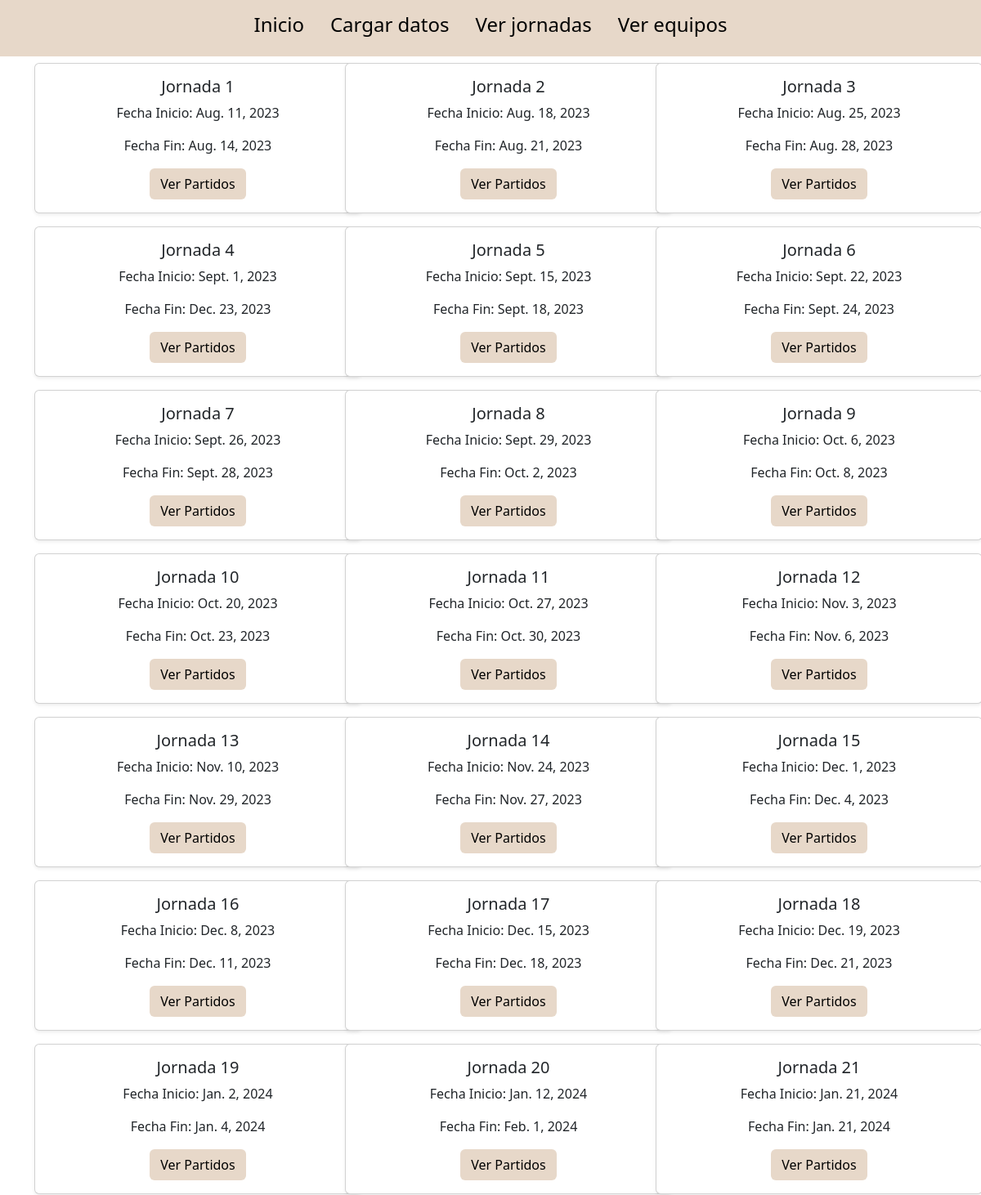
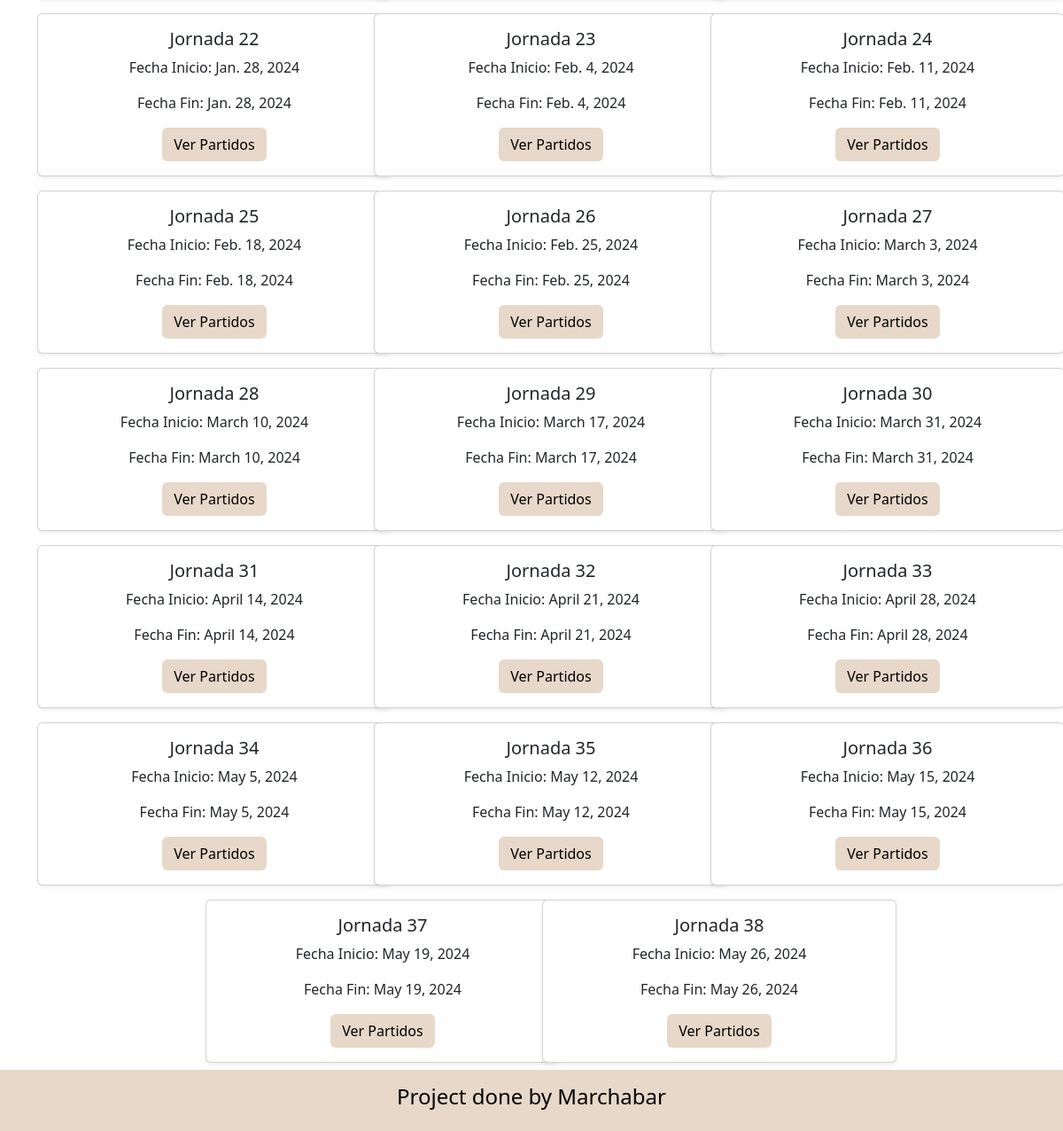
Page /listado-jornadas/ on the committed database (2 pictures, top to bottom).
### main/models.py (models this page shows, shortened)
class Jornada (models.Model):
    id_jornada = models.AutoField(primary_key=True)
    numero = models.IntegerField(unique=True)
    fecha_inicio = models.DateField()
    fecha_fin = models.DateField()
    class Meta:
        ordering = ['numero']

### main/views.py (the view)
# urls.py: path('listado-jornadas/', views.listado_jornadas, name='listado-jornadas'),
def listado_jornadas(request):
    jornadas = Jornada.objects.all()
    return render(request, 'listado-jornadas.html', {'jornadas': jornadas})

### main/templates/listado-jornadas.html (shortened to what this page needs)
{% extends 'base.html' %}
{% block content %}
<div class="container">
    <div class="row row-cols-1 row-cols-md-2 row-cols-lg-3 justify-content-center">
        {% for jornada in jornadas %}
        <div class="col mb-2 mt-2">
            <div class="card shadow-sm" style="width: 400px;">
                <div class="card-body text-center">
                    <h5 class="card-title">Jornada {{ jornada.numero }}</h5>
                    <p class="card-text">Fecha Inicio: {{ jornada.fecha_inicio }}</p>
                    <p class="card-text">Fecha Fin: {{ jornada.fecha_fin }}</p>
                    <a href="partidos/{{ jornada.id_jornada }}" class="btn" style="background-color: #E7D8C9; color: #000000; text-decoration: none;" onmouseover="this.style.backgroundColor='#8B4513'; this.style.color='#E7D8C9';" onmouseout="this.style.backgroundColor='#E7D8C9'; this.style.color='#000000';">
                        Ver Partidos
                    </a>
                </div>
            </div>
        </div>
        {% endfor %}
    </div>
</div>
{% endblock %}

### main/templates/base.html (shortened to what this page needs)
<!DOCTYPE html>
<html lang="en">
<head>
    {% load bootstrap5 %}
    {% bootstrap_css %}
</head>
<body class="d-flex flex-column min-vh-100">
    <div class="container-fluid p-0">
      <ul class="nav py-2 justify-content-center" style="background-color: #E7D8C9;">
          <li class="nav-item">
              <a class="nav-link" style="color: #000000;" href="/" onmouseover="this.style.color='#8B4513';" onmouseout="this.style.color='#000000';"><h4>Inicio</h4></a>
          </li>
          <li class="nav-item">
              <a class="nav-link" style="color: #000000;" href="/cargar-db" onmouseover="this.style.color='#8B4513';" onmouseout="this.style.color='#000000';"><h4>Cargar datos</h4></a>
          </li>
          <li class="nav-item">
            <a class="nav-link" style="color: #000000;" href="/listado-jornadas" onmouseover="this.style.color='#8B4513';" onmouseout="this.style.color='#000000';"><h4>Ver jornadas</h4></a>
          </li>
          <li class="nav-item">
              <a class="nav-link" style="color: #000000;" href="/listado-equipos" onmouseover="this.style.color='#8B4513';" onmouseout="this.style.color='#000000';"><h4>Ver equipos</h4></a>
          </li>
      </ul>
    </div>
    <div class="container-fluid flex-grow-1 d-flex align-items-center justify-content-center">
      {% block content %}
      {% endblock %}
    </div>
    <footer class="text-center py-3" style="background-color: #E7D8C9; color: #000000;">
        <h4>Project done by Marchabar</h4>
    </footer>
</body>
</html>

### rows in the picture
Jornada: numero "1", fecha_inicio "Aug. 11, 2023", fecha_fin "Aug. 14, 2023"
Jornada: numero "2", fecha_inicio "Aug. 18, 2023", fecha_fin "Aug. 21, 2023"
Jornada: numero "3", fecha_inicio "Aug. 25, 2023", fecha_fin "Aug. 28, 2023"
Jornada: numero "4", fecha_inicio "Sept. 1, 2023", fecha_fin "Dec. 23, 2023"
Jornada: numero "5", fecha_inicio "Sept. 15, 2023", fecha_fin "Sept. 18, 2023"
Jornada: numero "6", fecha_inicio "Sept. 22, 2023", fecha_fin "Sept. 24, 2023"
Jornada: numero "7", fecha_inicio "Sept. 26, 2023", fecha_fin "Sept. 28, 2023"
Jornada: numero "8", fecha_inicio "Sept. 29, 2023", fecha_fin "Oct. 2, 2023"
Jornada: numero "9", fecha_inicio "Oct. 6, 2023", fecha_fin "Oct. 8, 2023"
Jornada: numero "10", fecha_inicio "Oct. 20, 2023", fecha_fin "Oct. 23, 2023"
Jornada: numero "11", fecha_inicio "Oct. 27, 2023", fecha_fin "Oct. 30, 2023"
Jornada: numero "12", fecha_inicio "Nov. 3, 2023", fecha_fin "Nov. 6, 2023"
Jornada: numero "13", fecha_inicio "Nov. 10, 2023", fecha_fin "Nov. 29, 2023"
Jornada: numero "14", fecha_inicio "Nov. 24, 2023", fecha_fin "Nov. 27, 2023"
Jornada: numero "15", fecha_inicio "Dec. 1, 2023", fecha_fin "Dec. 4, 2023"
Jornada: numero "16", fecha_inicio "Dec. 8, 2023", fecha_fin "Dec. 11, 2023"
Jornada: numero "17", fecha_inicio "Dec. 15, 2023", fecha_fin "Dec. 18, 2023"
Jornada: numero "18", fecha_inicio "Dec. 19, 2023", fecha_fin "Dec. 21, 2023"
Jornada: numero "19", fecha_inicio "Jan. 2, 2024", fecha_fin "Jan. 4, 2024"
Jornada: numero "20", fecha_inicio "Jan. 12, 2024", fecha_fin "Feb. 1, 2024"
Jornada: numero "21", fecha_inicio "Jan. 21, 2024", fecha_fin "Jan. 21, 2024"
Jornada: numero "22", fecha_inicio "Jan. 28, 2024", fecha_fin "Jan. 28, 2024"
Jornada: numero "23", fecha_inicio "Feb. 4, 2024", fecha_fin "Feb. 4, 2024"
Jornada: numero "24", fecha_inicio "Feb. 11, 2024", fecha_fin "Feb. 11, 2024"
Jornada: numero "25", fecha_inicio "Feb. 18, 2024", fecha_fin "Feb. 18, 2024"
Jornada: numero "26", fecha_inicio "Feb. 25, 2024", fecha_fin "Feb. 25, 2024"
Jornada: numero "27", fecha_inicio "March 3, 2024", fecha_fin "March 3, 2024"
Jornada: numero "28", fecha_inicio "March 10, 2024", fecha_fin "March 10, 2024"
Jornada: numero "29", fecha_inicio "March 17, 2024", fecha_fin "March 17, 2024"
Jornada: numero "30", fecha_inicio "March 31, 2024", fecha_fin "March 31, 2024"
Jornada: numero "31", fecha_inicio "April 14, 2024", fecha_fin "April 14, 2024"
Jornada: numero "32", fecha_inicio "April 21, 2024", fecha_fin "April 21, 2024"
Jornada: numero "33", fecha_inicio "April 28, 2024", fecha_fin "April 28, 2024"
Jornada: numero "34", fecha_inicio "May 5, 2024", fecha_fin "May 5, 2024"
Jornada: numero "35", fecha_inicio "May 12, 2024", fecha_fin "May 12, 2024"
Jornada: numero "36", fecha_inicio "May 15, 2024", fecha_fin "May 15, 2024"
Jornada: numero "37", fecha_inicio "May 19, 2024", fecha_fin "May 19, 2024"
Jornada: numero "38", fecha_inicio "May 26, 2024", fecha_fin "May 26, 2024"
